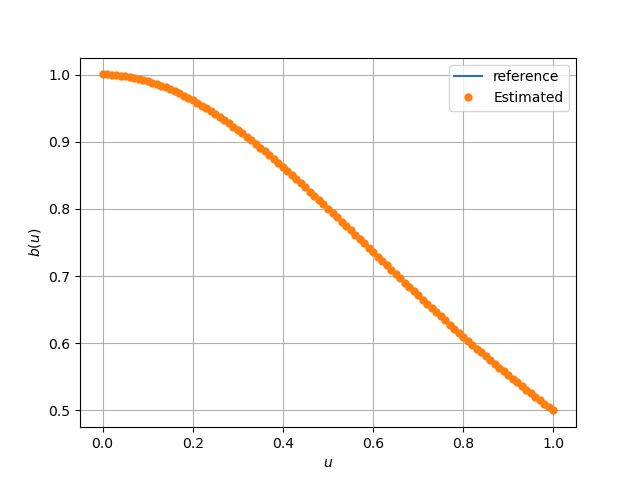

The script that saved this image:
using LinearAlgebra
using ADCME
using PyPlot

close("all")

n = 101
h = 1/(n-1)
x = LinRange(0,1,n) |> collect

# Create the fully connected neural network layer
X = fc(x,[20,20,20,1])^2

# Create the A Matrix as a function of the X (have to use spdiag, if the variables are part of the matrix
A = spdiag(n-2,
0=>(2*X[2:end-1]+X[1:end-2]+X[3:end])/2.0,
-1=>-(X[3:end-1] + X[2:end-2])/2.0,
1=>-(X[2:end-2] + X[3:end-1])/2.0)

# Create the right hand side
psi = @. 2*(x^2 -x*(2*x-1)+1)/(x^2 + 1)^2
b = psi*h^2

#solve for u using a linear solver
u_est = A\b[2:end-1] # A linear solver

# Create the loss function
u_true = @. x*(1−x)
res = (u_est - u_true[2:end-1])
loss = sum(res^2)


# Optimise
sess = Session(); init(sess)
BFGS!(sess,loss)

# Plot results
true_result = @. 1/(1+x^2)
plot(x, true_result,label = "reference")
plot(x, run(sess, X), "o", markersize=5., label="Estimated")
legend(); xlabel("\$u\$"); ylabel("\$b(u)\$"); grid("on")
savefig("function_inverse.png")